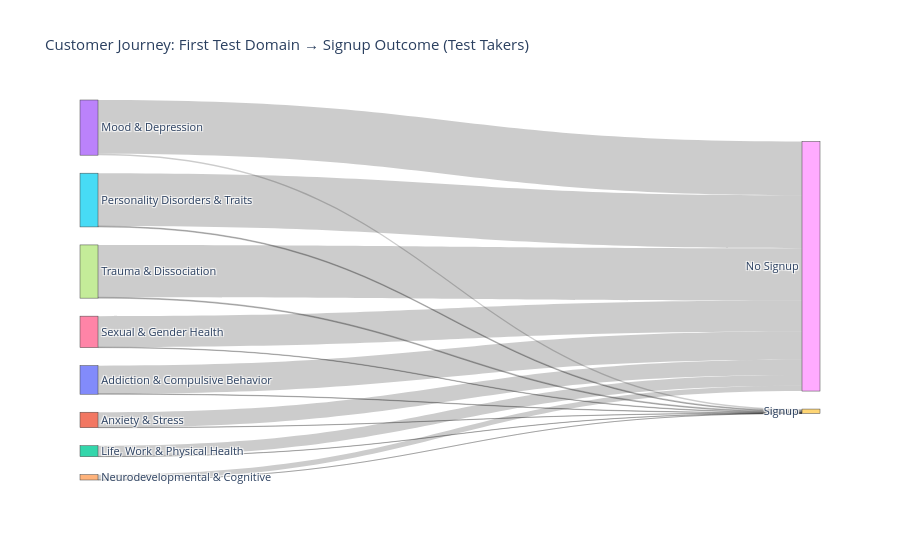

Notebook cell for this chart:
### Code cell
# %%
if "first_test_domain" in df.columns:
    df_test_takers = df[df["first_test_domain"] != "No Test"].copy()
    df_test_takers["signup_outcome"] = np.where(df_test_takers["has_signup"], "Signup", "No Signup")

    flow2 = (
        df_test_takers.groupby(["first_test_domain", "signup_outcome"])
        .size()
        .reset_index(name="count")
    )

    left_nodes2 = sorted(df_test_takers["first_test_domain"].unique().tolist())
    right_nodes2 = ["No Signup", "Signup"]
    nodes2 = left_nodes2 + right_nodes2
    idx2 = {n: i for i, n in enumerate(nodes2)}

    sources2 = flow2["first_test_domain"].map(idx2)
    targets2 = flow2["signup_outcome"].map(idx2)
    values2 = flow2["count"].tolist()

    fig2 = go.Figure(
        data=[go.Sankey(
            node=dict(label=nodes2, pad=18, thickness=18),
            link=dict(source=sources2, target=targets2, value=values2)
        )]
    )
    fig2.update_layout(
        title_text="Customer Journey: First Test Domain → Signup Outcome (Test Takers)",
        font_size=11
    )
    fig2.show()

### Figure 1 — Plotly figure (JSON) as saved in the notebook; plotly's stock layout.template omitted (floating-point values rounded to 4 significant figures)
{"data": [{"link": {"source": [0, 0, 1, 1, 2, 2, 3, 3, 4, 4, 5, 5, 6, 6, 7, 7], "target": [8, 9, 8, 9, 8, 9, 8, 9, 8, 9, 8, 9, 8, 9, 8, 9], "value": [55766, 827, 30283, 402, 21297, 363, 106604, 2614, 10460, 94, 104689, 1679, 61327, 979, 103630, 1721]}, "node": {"label": ["Addiction & Compulsive Behavior", "Anxiety & Stress", "Life, Work & Physical Health", "Mood & Depression", "Neurodevelopmental & Cognitive", "Personality Disorders & Traits", "Sexual & Gender Health", "Trauma & Dissociation", "No Signup", "Signup"], "pad": 18, "thickness": 18}, "type": "sankey"}], "layout": {"font": {"size": 11}, "title": {"text": "Customer Journey: First Test Domain → Signup Outcome (Test Takers)"}}}
